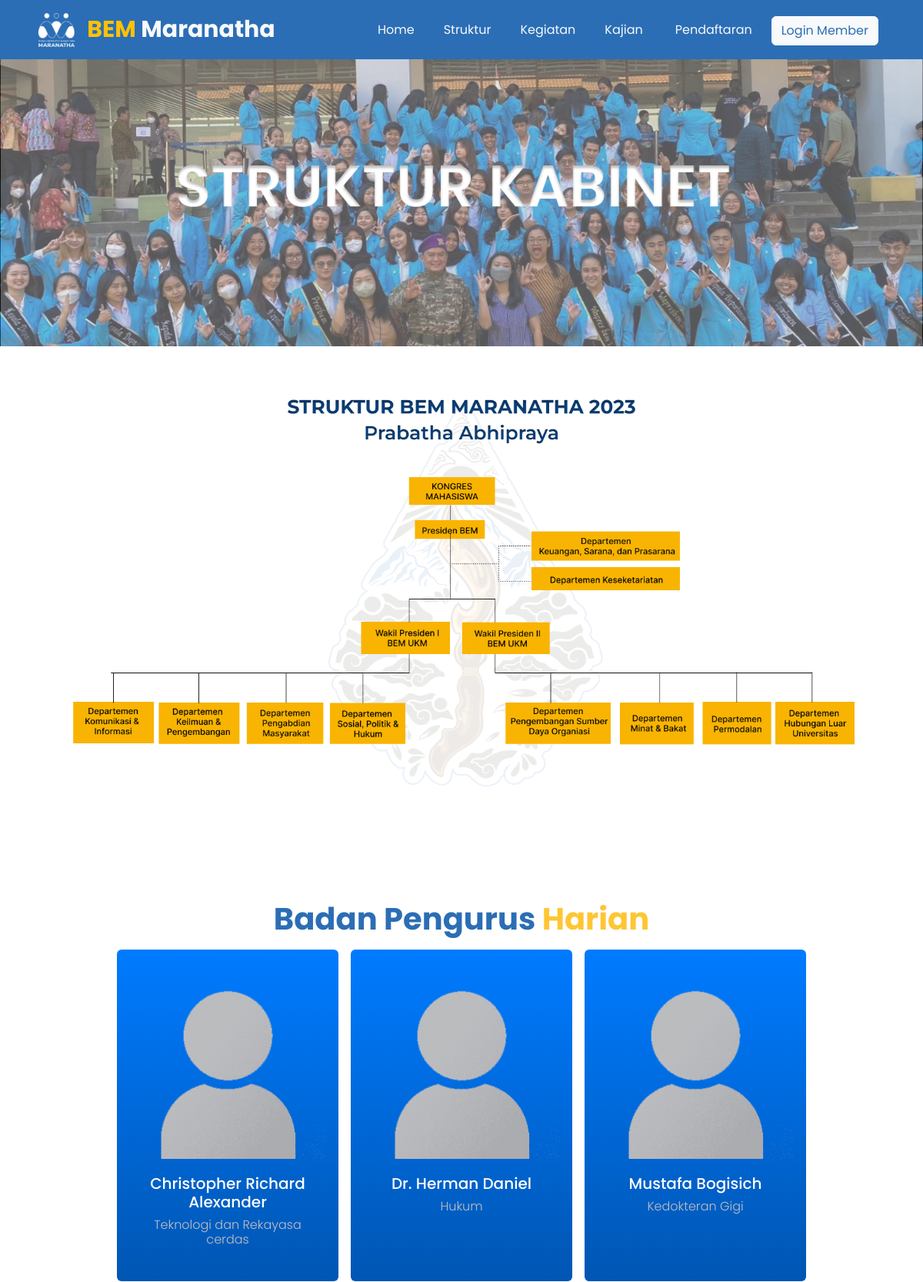
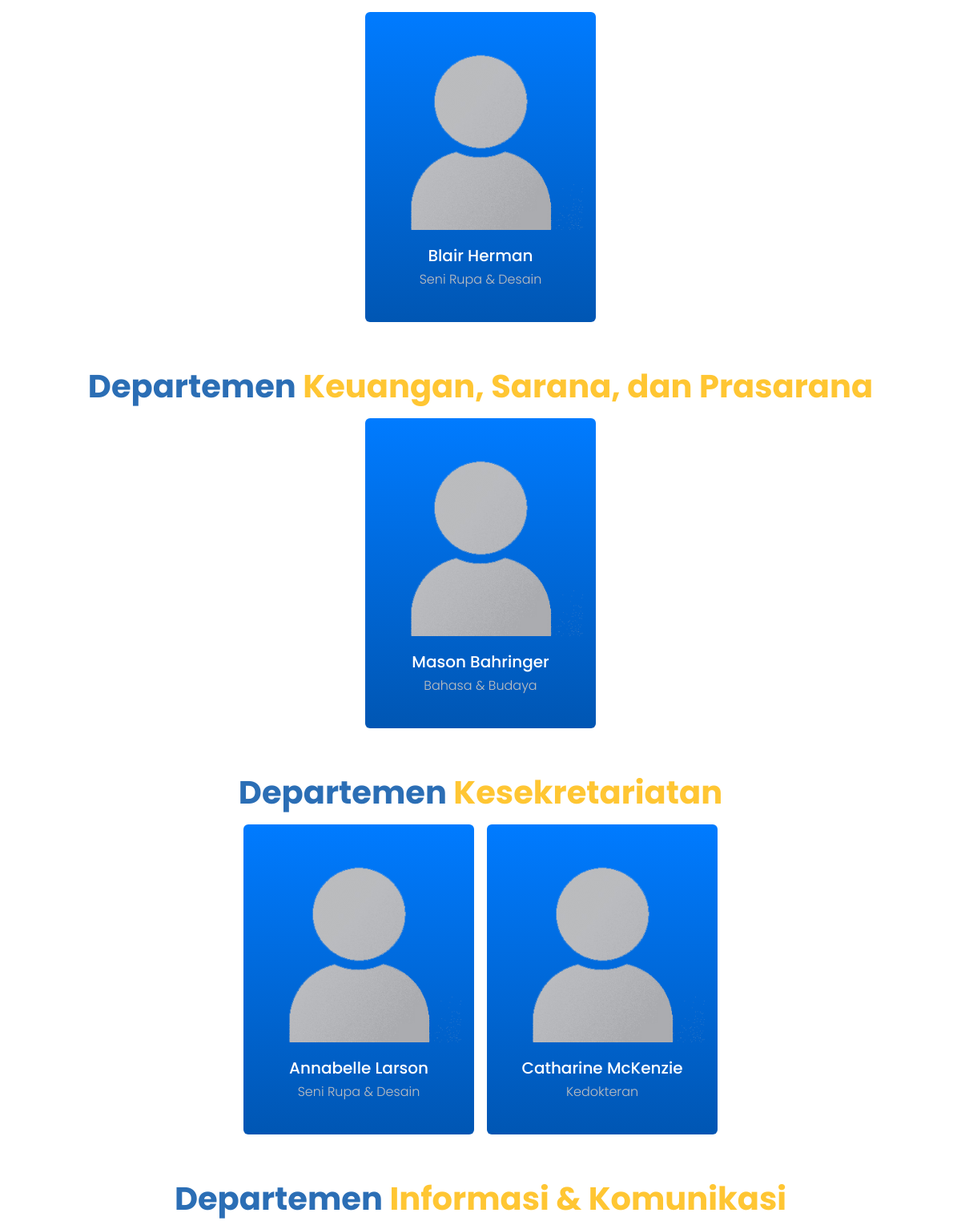
Screenshot of /strucutre (upper part) with the database file from the repository (2 pictures, top to bottom).
### apps/models/user.py (models this page shows, shortened)
class User(db.Model, UserMixin):
    __tablename__ = 'users'
    id = Column(Integer, primary_key=True, autoincrement=True)
    nrp = Column(Integer, nullable=False, unique=True)
    name = Column(String, nullable=False)
    email = Column(String, nullable=False, unique=True)
    password = Column(String, nullable=False)
    is_admin = Column(Boolean, default=False)
    department_id = Column(Integer, ForeignKey('departments.id'))
    faculty_id = Column(Integer, ForeignKey('faculties.id'))
    department = db.relationship('Department', backref='users')
    faculty = db.relationship('Faculty', backref='users')

### apps/models/faculty.py (models this page shows, shortened)
class Faculty(db.Model):
    __tablename__ = 'faculties'
    id = Column(Integer, primary_key=True, autoincrement=True)
    name = Column(String, nullable=False)

### apps/routes/structure_route.py (the view)
@structure_bp.route('/strucutre')
def structure():
    bphs = User.query.filter_by(department_id=1).all()
    sekres = User.query.filter_by(department_id=2).all()
    ksps = User.query.filter_by(department_id=3).all()
    iks = User.query.filter_by(department_id=4).all()
    pms = User.query.filter_by(department_id=5).all()
    kps = User.query.filter_by(department_id=6).all()
    sphs = User.query.filter_by(department_id=7).all()
    psdos = User.query.filter_by(department_id=8).all()
    mbs = User.query.filter_by(department_id=9).all()
    ps = User.query.filter_by(department_id=10).all()
    hlus = User.query.filter_by(department_id=11).all()
    return render_template('/struktur/index.html', bphs=bphs, sekres=sekres, ksps=ksps, iks=iks, pms=pms, kps=kps, sphs=sphs, psdos=psdos, mbs=mbs, ps=ps, hlus=hlus)

### apps/templates/struktur/index.html (shortened to what this page needs)
{% extends "layouts/master.html" %}
{% block content %}
    <link rel="stylesheet" href="{{ url_for('static', filename='css/struktur.css') }}">
    <section id="struktur">
        <img src="{{ url_for('static', filename='img/foto-struktur.png') }}" id="struktur-img">
    </section>
    <section id="bagan">
        <div class="container p-5 text-center">
            <img src="{{ url_for('static', filename='img/bagan.png') }}" id="bagan-img">
        </div>
    </section>
    <section id="keanggotaan">
        <div class="container p-5 text-center">
            <div class="h1 fw-bold mt-5" style="color: #2B6EB5;"> Badan Pengurus <span style="color: #ffc633;"> Harian
                </span>
            </div>
            <div class="row justify-content-center">
                    {%for bph in bphs[1:]:%}
                        <div class="card m-2 p-3 col-md-{ 12 / len(bphs) }" data-aos="zoom-in"
                            style="max-width: 18rem; border: none; background: linear-gradient(to bottom, #007bff, #0056b3);">
                            <img src="static/img/no_profile.png" class="card-img-top" alt="Card Image"
                                style="border-radius: 15px 15px 0 0;">
                            <div class="card-body m-1">
                                <h5 class="card-title fs-5" style="color: #ffffff;">{{bph.name}}</h5>
                                <h5 class="card-title fs-6 lead" style="color: #c0c0c0;">{{bph.faculty.name}}
                                </h5>
                            </div>
                        </div>
                    {% endfor %}
            </div>
            <div class="h1 fw-bold mt-5" style="color: #2B6EB5;"> Departemen <span style="color: #ffc633;"> Keuangan,
                    Sarana, dan
                    Prasarana </span>
            </div>
            <div class="row justify-content-center">
                 {%for ksp in ksps%}
                    <div class="card m-2 p-3 col-md-{ 12 / len(ksps) }"
                        style="max-width: 18rem; border: none; background: linear-gradient(to bottom, #007bff, #0056b3);">
                        <img src="static/img/no_profile.png" class="card-img-top" alt="Card Image"
                            style="border-radius: 15px 15px 0 0;">
                        <div class="card-body m-1">
                            <h5 class="card-title fs-5" style="color: #ffffff;">{{ ksp.name }}</h5>
                            <h5 class="card-title fs-6 lead" style="color: #c0c0c0;">{{ ksp.faculty.name }}
                        </div>
                    </div>
                {%endfor%}
            </div>
            <div class="h1 fw-bold mt-5" style="color: #2B6EB5;"> Departemen <span style="color: #ffc633;"> Kesekretariatan
                </span>
            </div>
            <div class="row justify-content-center">
                 {%for sekre in sekres%}
                    <div class="card m-2 p-3 col-md-{ 12 / len(sekres) }"
                        style="max-width: 18rem; border: none; background: linear-gradient(to bottom, #007bff, #0056b3);">
                        <img src="static/img/no_profile.png" class="card-img-top" alt="Card Image"
                            style="border-radius: 15px 15px 0 0;">
                        <div class="card-body m-1">
                            <h5 class="card-title fs-5" style="color: #ffffff;">{{ sekre.name }}</h5>
                            <h5 class="card-title fs-6 lead" style="color: #c0c0c0;">{{ sekre.faculty.name }}
                        </div>
                    </div>
                {%endfor%}
            </div>
            <div class="h1 fw-bold mt-5" style="color: #2B6EB5;"> Departemen <span style="color: #ffc633;"> Informasi &
                    Komunikasi
                </span>
            </div>
            <div class="row justify-content-center">
            </div>
        </div>
    </section>
{% endblock %}

### apps/templates/layouts/master.html (shortened to what this page needs)
<!DOCTYPE html>
<html lang="en">
<head>
    <link href="https://cdn.jsdelivr.net/npm/bootstrap@5.3.2/dist/css/bootstrap.min.css" rel="stylesheet"
>
    <link rel="stylesheet" href="https://cdnjs.cloudflare.com/ajax/libs/font-awesome/4.7.0/css/font-awesome.min.css">
    <link rel="stylesheet" href="{{url_for('static', filename='css/app.css')}}">
</head>
<body>
    <nav class="navbar navbar-expand-lg" style="background-color: #2B6EB5;">
        <div class="container">
            <img src="{{url_for('static', filename='img/logo.png')}}" height="60" />
            <div class="collapse navbar-collapse" id="navbarButtonsExample">
                <ul class="navbar-nav me-auto mb-2 mb-lg-0">
                    <li class="nav-item">
                        <div class="nav-link text-light"><span class="text-warning">BEM</span> Maranatha</div>
                    </li>
                </ul>
                <div class="d-flex align-items-center">
                    <a href="{{ url_for('home.home') }}"><button data-mdb-ripple-init type="button"
                            class="btn px-3 me-1 text-light">
                            Home
                        </button></a>
                    <a data-mdb-ripple-init href="{{ url_for('structure.structure') }}" type="button" class="btn px-3 me-1 text-light">
                        Struktur
                    </a>
                    <a data-mdb-ripple-init href="{{ url_for('activity.activity') }}" type="button" class="btn px-3 me-1 text-light">
                        Kegiatan
                    </a>
                    <a data-mdb-ripple-init href="{{ url_for('review.review') }}" type="button" class="btn px-3 me-2 text-light">
                        Kajian
                    </a>
                    {% if current_user.is_authenticated %}
                        <a data-mdb-ripple-init href="{{ url_for('register.register_view') }}" type="button" class="btn px-3 me-2 text-light">
                            Pendaftaran
                        </a>
                    {% else %}
                        <a data-mdb-ripple-init href="{{ url_for('register.register') }}" type="button" class="btn px-3 me-2 text-light">
                            Pendaftaran
                        </a>
                    {% endif %}
                    {% if current_user.is_authenticated %}
                    <form id="logout-form" action="{{ url_for('login.logout') }}" method="post">
                        <a class="nav-link" onclick="{{url_for('login.logout')}}">
                            <button type="submit" class="btn btn-light me-3" style="color: #2B6EB5;">
                                {{ current_user.name }}
                            </button>
                        </a>
                    </form>
                    {% else %}
                        <a href="{{ url_for('login.view') }}" class="nav-link">
                            <button type="button" class="btn btn-light me-3" style="color: #2B6EB5;">
                                Login Member
                            </button>
                        </a>
                    {% endif %}
                </div>
            </div>
        </div>
    </nav>
    {% block content %}{% endblock %}
</body>
</html>

### apps/static/css/app.css (style rules this page uses)
body { font-family: 'Poppins'; }
.nav-link { font-size: 30px; font-weight: bold; }

### apps/static/css/struktur.css (style rules this page uses)
#struktur-img { width: 100%; }
#bagan-img { width: 100%; }

### rows the page displays
User: name "Christopher Richard Alexander", faculty.name "Teknologi dan Rekayasa cerdas"
User: name "Dr. Herman Daniel", faculty.name "Hukum"
User: name "Mustafa Bogisich", faculty.name "Kedokteran Gigi"
User: name "Blair Herman", faculty.name "Seni Rupa & Desain"
User: name "Mason Bahringer", faculty.name "Bahasa & Budaya"
User: name "Annabelle Larson", faculty.name "Seni Rupa & Desain"
User: name "Catharine McKenzie", faculty.name "Kedokteran"
